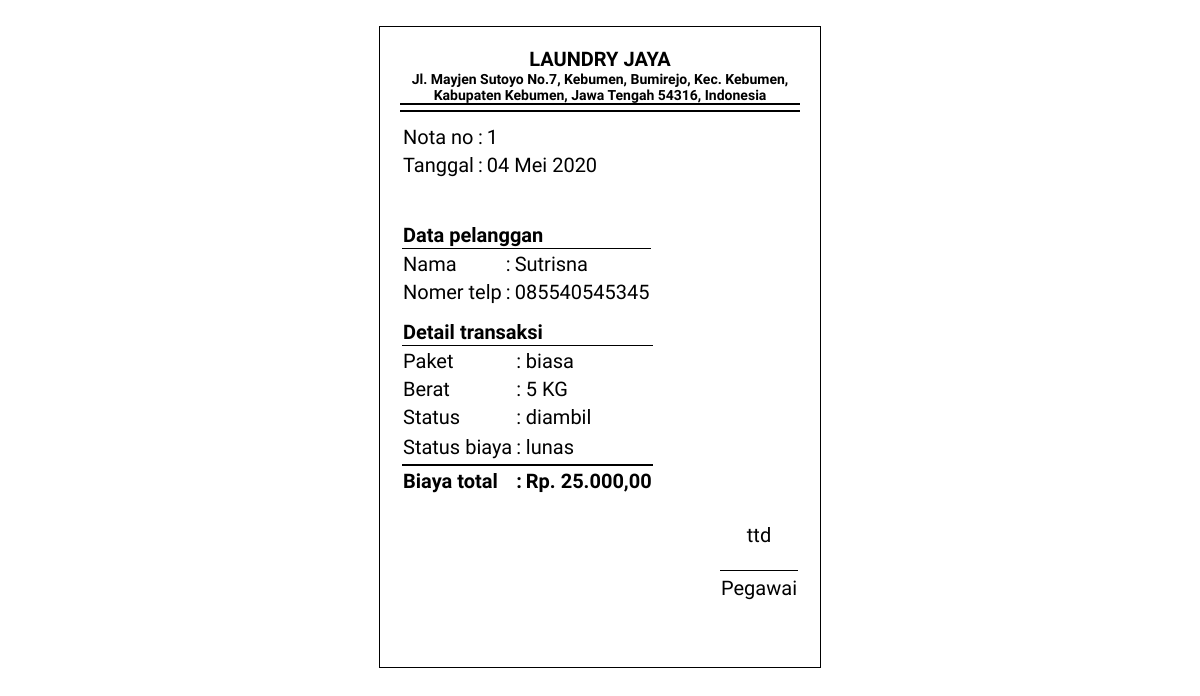
The app's page /transaksi/nota.php?id=1 with its own data.
### tables this page shows
CREATE TABLE `transaksi` (
  `id` bigint(20) NOT NULL,
  `tanggal` date NOT NULL,
  `telp` varchar(15) NOT NULL,
  `berat` bigint(20) NOT NULL,
  `paket` varchar(30) NOT NULL,
  `status` enum('diambil','selesai','diproses') NOT NULL,
  `status_biaya` enum('lunas','belum_dibayar') NOT NULL,
  `biaya` varchar(50) NOT NULL
);

CREATE TABLE `pelanggan` (
  `nama_lengkap` varchar(30) NOT NULL,
  `telp` varchar(15) NOT NULL
);

### tgl.php (called while the page is built)
<?php
function tgl($tanggal){
    $bulan = array (
    1 =>   'Januari',
    'Februari',
    'Maret',
    'April',
    'Mei',
    'Juni',
    'Juli',
    'Agustus',
    'September',
    'Oktober',
    'November',
    'Desember'
    );
    $pecahkan = explode('-', $tanggal);
    return $pecahkan[2] . ' ' . $bulan[ (int)$pecahkan[1] ] . ' ' . $pecahkan[0];
};
?>

### transaksi/nota.php (the view, shortened to what this page needs)
<!DOCTYPE html>
<html lang="en">
<head>
</head>
<body>
    <?php
    require("../koneksi.php");
    $id=$_REQUEST['id'];
    $query = $db->prepare("SELECT * FROM `transaksi` WHERE id = '$id'");
    $query->execute();
    $hasil = $query->fetch();
    ?>
    <br>
    <div class="wrapper">
        <div align="center" class="besar">LAUNDRY JAYA</div>
        <div align="center" class="kecil">Jl. Mayjen Sutoyo No.7, Kebumen, Bumirejo, Kec. Kebumen, Kabupaten Kebumen,
            Jawa Tengah 54316, Indonesia</div>
        <div align="center" class="baru"></div>
        <table class="tabel1">
            <tr>
                <td>Nota no</td>
                <td>:</td>
                <td><?php echo $hasil['id']?></td>
            </tr>
            <tr>
                <td>Tanggal</td>
                <td>:</td>
                <td><?php include_once('../tgl.php'); echo tgl(date('Y-m-d', strtotime($hasil['tanggal']))); ?></td>
            </tr>
        </table>
        <br>
        <table class="tabel2">
            <tr>
                <th colspan="3" style="border-bottom: 1px solid black;">Data pelanggan</th>
            </tr>
            <tr>
                <td>Nama</td>
                <td>:</td>
                <td><?php
                $d=$hasil['telp'];
                $query="SELECT * FROM `pelanggan` WHERE telp = ?";
                $params= array("$d");
                $stmt = $db->prepare($query);
                $stmt->execute($params);
                $data= $stmt->fetch(); echo $data['nama_lengkap'] ?></td>
            </tr>
            <tr>
                <td>Nomer telp</td>
                <td>:</td>
                <td><?php echo $hasil['telp'] ?></td>
            </tr>
        </table>
        <table>
            <tr>
                <th colspan="3" style="border-bottom: 1px solid black;">Detail transaksi</th>
            </tr>
            <tr>
                <td>Paket</td>
                <td>:</td>
                <td><?php echo $hasil['paket']?></td>
            </tr>
            <tr>
                <td>Berat</td>
                <td>:</td>
                <td><?php echo $hasil['berat'] ?>&nbsp;KG</td>
            </tr>
            <tr>
                <td>Status</td>
                <td>:</td>
                <td><?php echo $hasil['status']?></td>
            </tr>
            <tr>
            <tr>
                <td>Status biaya</td>
                <td>:</td>
                <td><?php echo $hasil['status_biaya']?></td>
            </tr>
            <tr>
                <td colspan="3" style="border-bottom: 2px solid black;"></td>
            </tr>
            <tr class="bold">
                <td>Biaya total</td>
                <td>:</td>
                <td><?php echo "Rp. ".number_format($hasil['biaya'], 2, ",", ".") ?></td>
            </tr>
        </table>
        <br>
        <table align="right" class="ttd">
            <tr>
                <td>ttd</td>
            </tr>
            <tr>
                <td></td>
            </tr>
            <tr>
                <td></td>
            </tr>
            <tr>
                <td></td>
            </tr>
            <tr>
                <td></td>
            </tr>
            <tr>
                <td></td>
            </tr>
            <tr>
                <td style="border-top: 1px solid black; padding-top:5px;">Pegawai</td>
            </tr>
        </table>
    </div>
</body>
</html>

### transaksi/nota.php (style rules this page uses)
.wrapper { margin: auto; width: 400px; height: 600px; border: 1px solid black; padding: 20px; font-size: 20px; font-family: 'Special Elite', cursive; }
.besar, .kecil { font-weight: bold; }
.kecil { font-size: 14px; border-bottom: 2px solid black; }
.baru { margin-top: 5px; margin-bottom: 10px; border-top: 2px solid black; }
table { text-align: left; }
.tabel1 { margin-bottom: 16px; }
.tabel2 { margin-bottom: 10px; }
.bold td { font-weight: bold; }
.ttd td { text-align: center; }

### records on screen
transaksi: id "1", tanggal "04 Mei 2020", telp "085540545345", paket "biasa", berat "5", status "diambil", status_biaya "lunas", biaya "25.000,00"
pelanggan: nama_lengkap "Sutrisna"
